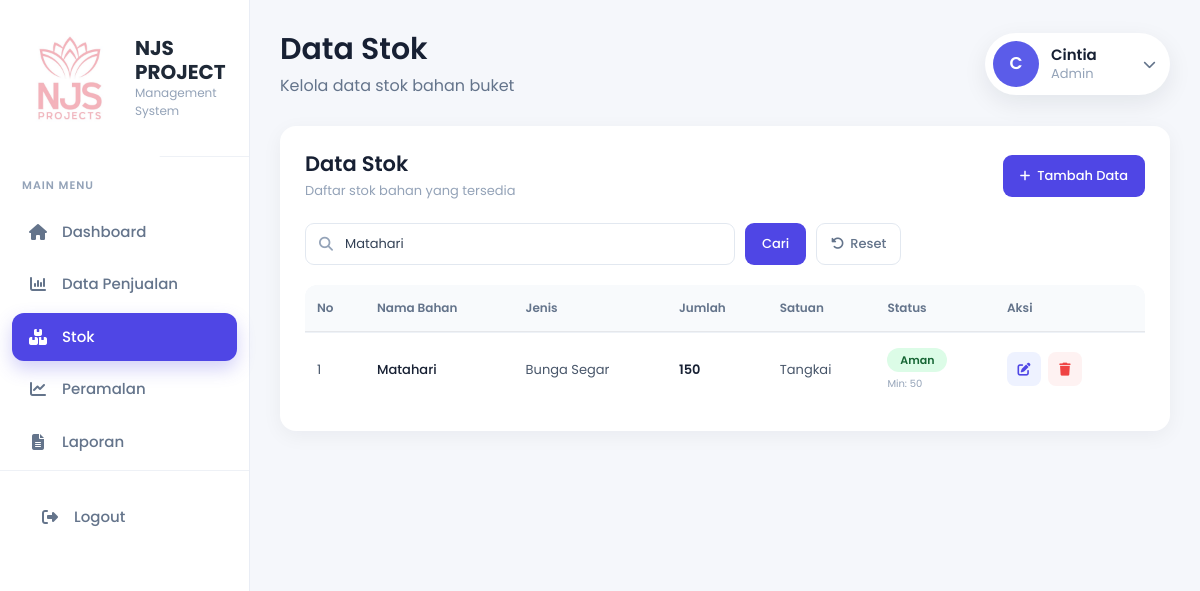
Screenshot of /stok.php?keyword=Matahari (signed in) with the database file from the repository.
### tables this page shows
CREATE TABLE `stok` (
  `id_stok` int(11) NOT NULL,
  `id_pengguna` int(11) NOT NULL,
  `nama_bahan` varchar(100) NOT NULL,
  `jenis` varchar(50) NOT NULL,
  `jumlah_stok` int(11) NOT NULL,
  `satuan` varchar(20) NOT NULL,
  `stok_minimum` int(11) NOT NULL
);

### stok.php (the view, shortened to what this page needs)
<?php
require_once __DIR__ . '/includes/koneksi.php';
$keyword = trim($_GET['keyword'] ?? '');
$sql = "
    SELECT
        stok.*,
        user.nama
    FROM stok
    INNER JOIN user
        ON stok.id_pengguna = user.id_pengguna
    WHERE stok.nama_bahan LIKE ?
    ORDER BY stok.nama_bahan ASC
";
$search = '%' . $keyword . '%';
$stmt = mysqli_prepare($koneksi, $sql);
mysqli_stmt_bind_param(
    $stmt,
    "s",
    $search
);
mysqli_stmt_execute($stmt);
$result = mysqli_stmt_get_result($stmt);
$nama_admin = $_SESSION['nama_petugas']
    ?? $_SESSION['nama']
    ?? 'Administrator';
$nama_admin = trim($nama_admin);
$inisial_admin = strtoupper(
    substr($nama_admin, 0, 1)
);
?>
<!DOCTYPE html>
<html lang="id">
<head>
    <link
        href="https://cdn.jsdelivr.net/npm/bootstrap@5.3.3/dist/css/bootstrap.min.css"
        rel="stylesheet">
    <link
        rel="stylesheet"
        href="https://cdn.jsdelivr.net/npm/bootstrap-icons@1.11.0/font/bootstrap-icons.css">
    <link
        rel="stylesheet"
        href="https://cdnjs.cloudflare.com/ajax/libs/font-awesome/6.5.2/css/all.min.css">
    <link
        rel="stylesheet"
        href="assets/css/sidebar.css">
    <link
        rel="stylesheet"
        href="assets/css/stok.css">
</head>
<body>
    <div class="d-flex stok-layout">
        <?php include __DIR__ . "/sidebar.php"; ?>
        <div class="flex-grow-1 stok-content">
            <div class="stok-page">
                <div class="container-fluid stok-container">
                    <div class="stok-page-header">
                        <div class="stok-title-area">
                            <h3>
                                Data Stok
                            </h3>
                            <p>
                                Kelola data stok bahan buket
                            </p>
                        </div>
                        <div class="dropdown stok-admin-dropdown">
                            <button
                                class="user-dropdown-btn"
                                type="button"
                                data-bs-toggle="dropdown"
                                aria-expanded="false">
                                <div class="avatar-circle">
                                    <?= htmlspecialchars($inisial_admin); ?>
                                </div>
                                <div class="user-info">
                                    <div class="name">
                                        <?= htmlspecialchars($nama_admin); ?>
                                    </div>
                                    <div class="role">
                                        Admin
                                    </div>
                                </div>
                                <i class="fa-solid fa-chevron-down"></i>
                            </button>
                        </div>
                    </div>
                    <div class="card-custom">
                        <div class="stok-card-header">
                            <div>
                                <h3>
                                    Data Stok
                                </h3>
                                <p>
                                    Daftar stok bahan yang tersedia
                                </p>
                            </div>
                            <a
                                href="tambah_stok.php"
                                class="btn-purple">
                                <i class="fa-solid fa-plus"></i>
                                Tambah Data
                            </a>
                        </div>
                        <div class="stok-search-wrapper">
                            <form
                                method="GET"
                                class="stok-search-form">
                                <div class="stok-search-box">
                                    <input
                                        type="text"
                                        name="keyword"
                                        value="<?= htmlspecialchars($keyword); ?>"
                                        placeholder="Cari nama bahan...">
                                </div>
                                <button
                                    type="submit"
                                    class="btn-search">
                                    Cari
                                </button>
                                <?php if ($keyword !== '') { ?>
                                    <a
                                        href="stok.php"
                                        class="btn-reset">
                                        <i class="fa-solid fa-rotate-left"></i>
                                        Reset
                                    </a>
                                <?php } ?>
                            </form>
                        </div>
                        <div class="table-responsive">
                            <table class="table table-custom table-hover align-middle">
                                <thead>
                                    <tr>
                                        <th width="60">
                                            No
                                        </th>
                                        <th>
                                            Nama Bahan
                                        </th>
                                        <th>
                                            Jenis
                                        </th>
                                        <th>
                                            Jumlah
                                        </th>
                                        <th>
                                            Satuan
                                        </th>
                                        <th>
                                            Status
                                        </th>
                                        <th width="150">
                                            Aksi
                                        </th>
                                    </tr>
                                </thead>
                                <tbody>
                                    <?php
                                    $no = 1;
                                    if (mysqli_num_rows($result) > 0) {
                                        while ($row = mysqli_fetch_assoc($result)) {
                                            $jumlah = (int) $row['jumlah_stok'];
                                            $minimum = (int) $row['stok_minimum'];
                                            if ($jumlah <= 0) {
                                                $status = 'Habis';
                                                $status_class = 'status-habis';
                                            } elseif ($jumlah <= $minimum) {
                                                $status = 'Menipis';
                                                $status_class = 'status-menipis';
                                            } else {
                                                $status = 'Aman';
                                                $status_class = 'status-aman';
                                            }
                                    ?>
                                            <tr>
                                                <td>
                                                    <?= $no++; ?>
                                                </td>
                                                <td>
                                                    <div class="nama-bahan">
                                                        <?= htmlspecialchars($row['nama_bahan']); ?>
                                                    </div>
                                                </td>
                                                <td>
                                                    <?= htmlspecialchars($row['jenis']); ?>
                                                </td>
                                                <td>
                                                    <strong>
                                                        <?= number_format($jumlah, 0, ',', '.'); ?>
                                                    </strong>
                                                </td>
                                                <td>
                                                    <?= htmlspecialchars($row['satuan']); ?>
                                                </td>
                                                <td>
                                                    <span class="stok-status <?= $status_class; ?>">
                                                        <?= $status; ?>
                                                    </span>
                                                    <div class="stok-minimum">
                                                        Min:
                                                        <?= number_format($minimum, 0, ',', '.'); ?>
                                                    </div>
                                                </td>
                                                <td>
                                                    <div class="action-buttons">
                                                        <button
                                                            type="button"
                                                            class="btn-action btn-edit"
                                                            data-bs-toggle="modal"
                                                            data-bs-target="#modalEditStok"
                                                            data-id="<?= (int) $row['id_stok']; ?>"
                                                            data-nama="<?= htmlspecialchars(
                                                                            $row['nama_bahan'],
                                                                            ENT_QUOTES
                                                                        ); ?>"
                                                            data-jenis="<?= htmlspecialchars(
                                                                            $row['jenis'],
                                                                            ENT_QUOTES
                                                                        ); ?>"
                                                            data-jumlah="<?= (int) $row['jumlah_stok']; ?>"
                                                            data-satuan="<?= htmlspecialchars(
                                                                                $row['satuan'],
                                                                                ENT_QUOTES
                                                                            ); ?>"
                                                            data-minimum="<?= (int) $row['stok_minimum']; ?>">
                                                            <i class="fa-solid fa-pen-to-square"></i>
                                                        </button>
                                                        <?php if (
                                                            isset($_SESSION['role']) &&
                                                            $_SESSION['role'] === 'owner'
                                                        ) { ?>
                                                            <a
                                                                href="stok.php?hapus=<?= (int) $row['id_stok']; ?>"
                                                                class="btn-action btn-delete"
                                                                onclick="return confirm('Yakin ingin menghapus data stok ini?')">
                                                                <i class="fa-solid fa-trash"></i>
                                                            </a>
                                                        <?php } ?>
                                                    </div>
                                                </td>
                                            </tr>
                                        <?php
                                        }
                                    } ?>
                                </tbody>
                            </table>
                        </div>
                    </div>
                </div>
            </div>
        </div>
    </div>
</body>
</html>

### assets/css/sidebar.css (style rules this page uses)
* { margin: 0; padding: 0; box-sizing: border-box; }
html, body { width: 100%; min-height: 100%; overflow-x: hidden; }
body { background: #f5f7fb; font-family: "Poppins", sans-serif; color: #2d3748; }
.flex-grow-1 { width: 100%; min-width: 0; }
.table { margin-bottom: 0; }
.table thead { background: #f8fafc; }
.table th { border: none; color: #64748b; font-size: 14px; font-weight: 600; }
.table td { border-top: 1px solid #eef2f7; font-size: 14px; vertical-align: middle; }
.table tbody tr { transition: 0.25s; }
.user-dropdown-btn { display: flex; align-items: center; gap: 14px; background: #fff; border: 1px solid #edf0f7; border-radius: 40px; padding: 8px 16px; box-shadow: 0 8px 25px rgba(0, 0, 0, 0.06); transition: 0.3s; cursor: pointer; }
.avatar-circle { width: 40px; height: 40px; border-radius: 50%; background: #5b5ce9; color: #fff; display: flex; justify-content: center; align-items: center; font-size: 15px; font-weight: 700; flex-shrink: 0; }
.user-info { text-align: left; line-height: 1.2; }
.user-info .name { font-size: 15px; font-weight: 600; color: #1f2937; }
.user-info .role { font-size: 13px; color: #94a3b8; }
.user-dropdown-btn i { color: #64748b; font-size: 14px; }

### rows the page displays
stok: nama_bahan "Matahari", jenis "Bunga Segar", jumlah_stok "150", satuan "Tangkai", status "Aman", stok_minimum "50"

### other values shown
$inisial_admin "C"
$nama_admin "Cintia"
